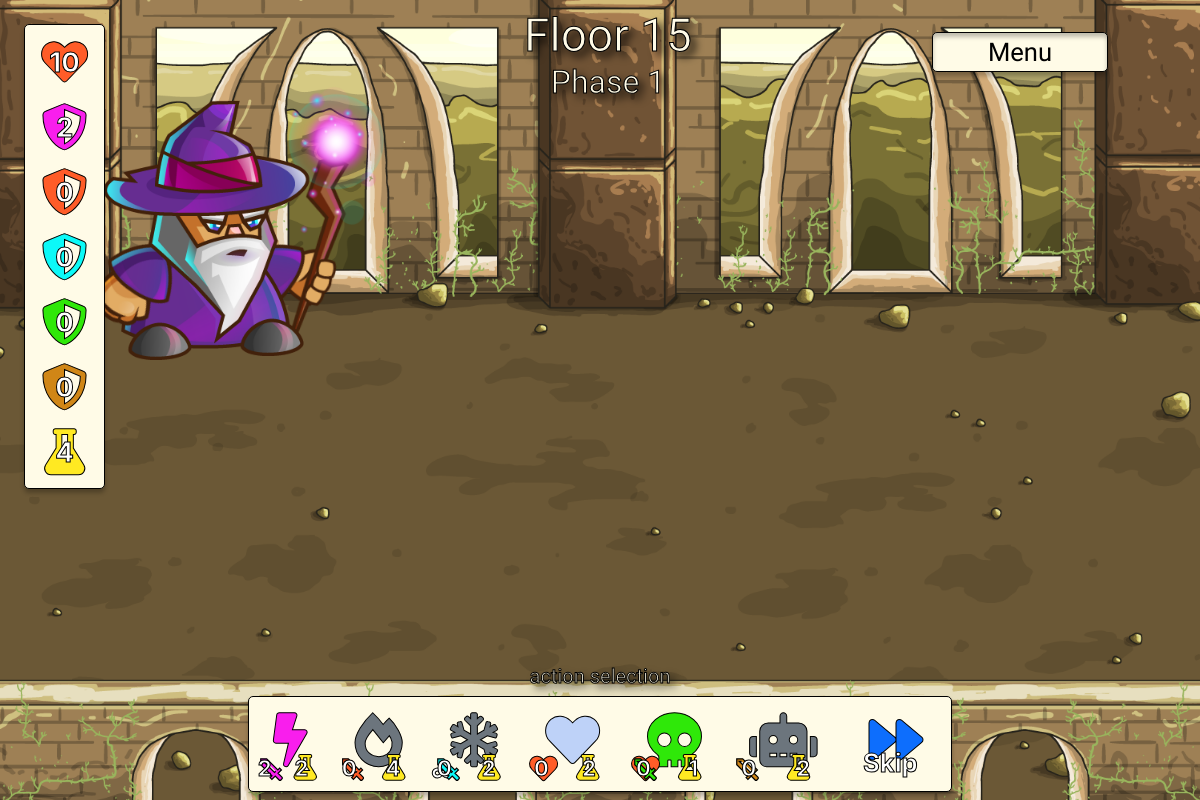
The app's page /battle/ (signed in), older data.
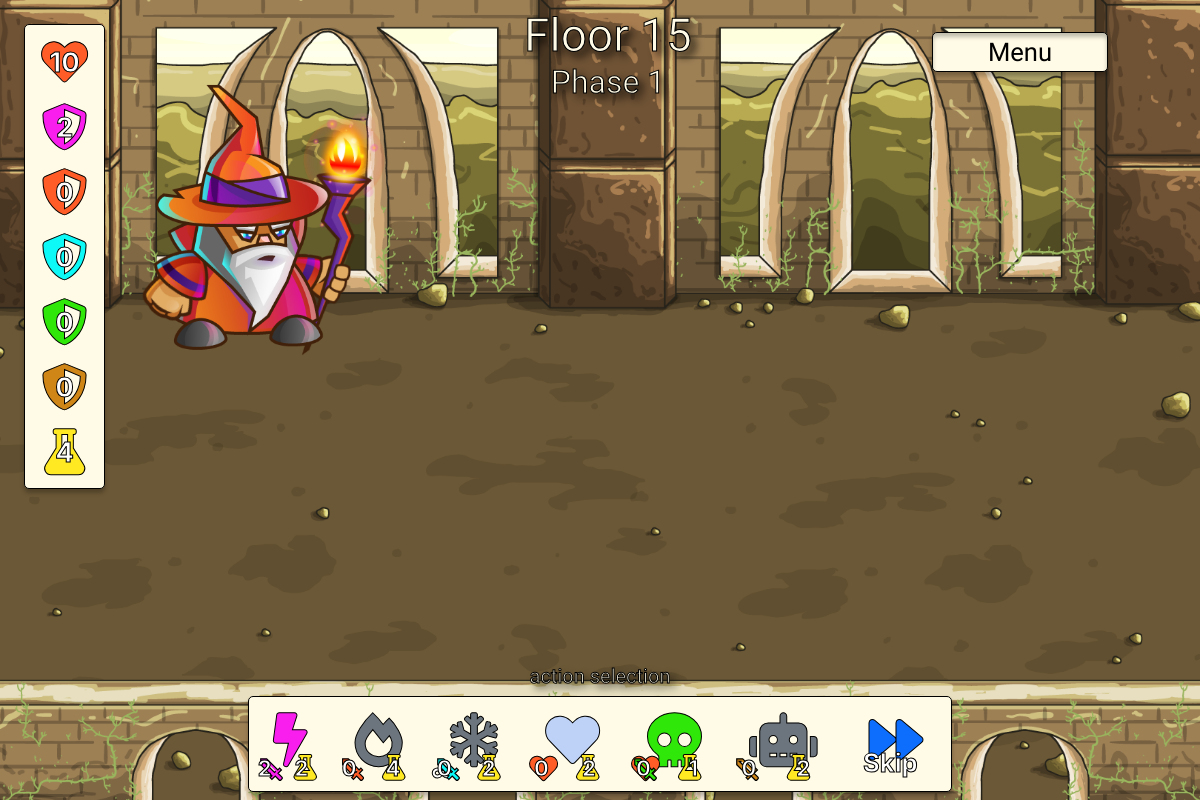
The same page, newer data.
### profiles/models.py (models this page shows, shortened)
class Player(models.Model):
    date_time_created = models.DateTimeField(auto_now=True)
    user = models.ForeignKey(User, on_delete=models.CASCADE)
    type = models.ForeignKey(Player_type, on_delete=models.CASCADE)
    fire_defense = models.IntegerField(default=0)
    ice_defense = models.IntegerField(default=0)
    drain_defense = models.IntegerField(default=0)
    lightning_defense = models.IntegerField(default=0)
    physical_defense = models.IntegerField(default=0)
    fire_attack_power = models.IntegerField(default=0)
    fire_attack_cost = models.IntegerField(default=4)
    ice_attack_power = models.IntegerField(default=0)
    ice_attack_cost = models.IntegerField(default=2)
    drain_attack_power = models.IntegerField(default=0)
    drain_attack_cost = models.IntegerField(default=1)
    lightning_attack_power = models.IntegerField(default=0)
    lightning_attack_cost = models.IntegerField(default=2)
    golem_attack_power = models.IntegerField(default=0)
    golem_attack_cost = models.IntegerField(default=2)
    healing_power = models.IntegerField(default=0)
    healing_attack_cost = models.IntegerField(default=0)
    mana_current = models.IntegerField(default=0)
    mana_max = models.IntegerField(default=0)
    health_current = models.IntegerField(default=0)
    health_max = models.IntegerField(default=0)
    hand = models.ManyToManyField(Hand_card)

class Player_type(models.Model):
    selected = models.CharField(max_length=2, choices=settings.PLAYER_STYLES)
    image_idle = models.ImageField(null=True, blank=True)
    image_idle_url = models.URLField(null=True, blank=True)
    image_attack = models.ImageField(null=True, blank=True)
    image_attack_url = models.URLField(null=True, blank=True)
    image_die = models.ImageField(null=True, blank=True)
    image_die_url = models.URLField(null=True, blank=True)

### battle/views.py (the view)
# urls.py: path('', views.battle_screen, name='battle-screen'),
def battle_screen(request):
    current_user = request.user
    player = Player.objects.get(user=current_user)
    cards = Card.objects.all()
    foo = "Foo"
    bar = "Foo"
    context = {
        'player': player,
        'cards': cards,
        'foo': foo,
        'bar': bar,
    }
    return render(request, 'battle/battle.html', context)

### battle/templates/battle/battle.html (shortened to what the changed rows need)
{% extends 'base.html' %}
{% load static %}
{% block extra_css %}
<link rel="stylesheet" href="{% static 'battle/css/battle.css' %}">
{% endblock %}
{% block body_background %}class="battle-bg"{% endblock %}
{% block content %}
<div class="container-fluid">
    <div class="row m-2 z1000 floor">
        <div class="col-12">
            <div class="row">
                <div class="col-12 title text-center">
                    <h1 class="medium-large-text mb-0">Floor 15</h1>
                    <h2 class="fs-2">Phase 1</h2>
                </div>
            </div>
        </div>
    </div>
    <div class="row">
        <div class="col-12 z0 battle-screen">
            <div class="row h-100">
                <div class="col-4 h-75 d-flex justify-content-end align-items-end">
                    <img src="{{MEDIA_URL}}{{ player.type.image_idle.name }}" class="player-image" alt="player">
                </div>
            </div>
        </div>
    </div>
</div>
{% endblock %}

Row changes from the older to the newer data that the page shows:
changed Player: type.image_idle.name: a different picture
